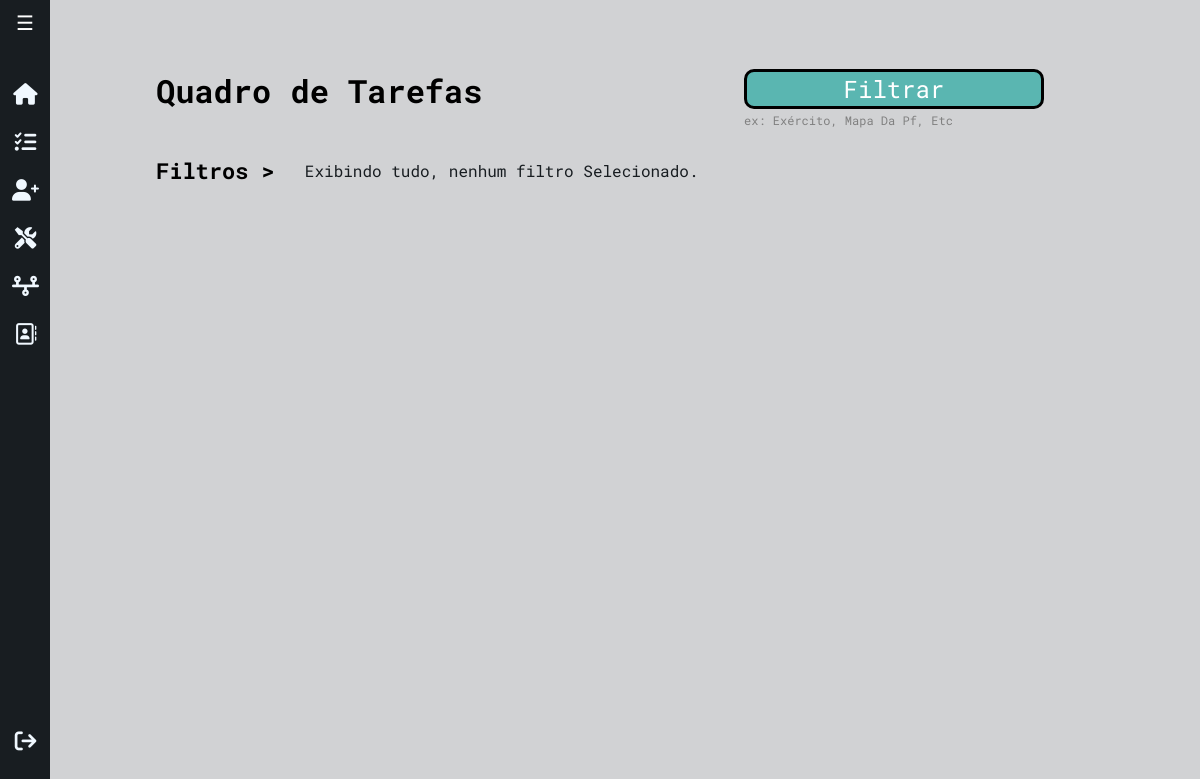
The app's page /ambielle/tarefas/ (signed in), older data.
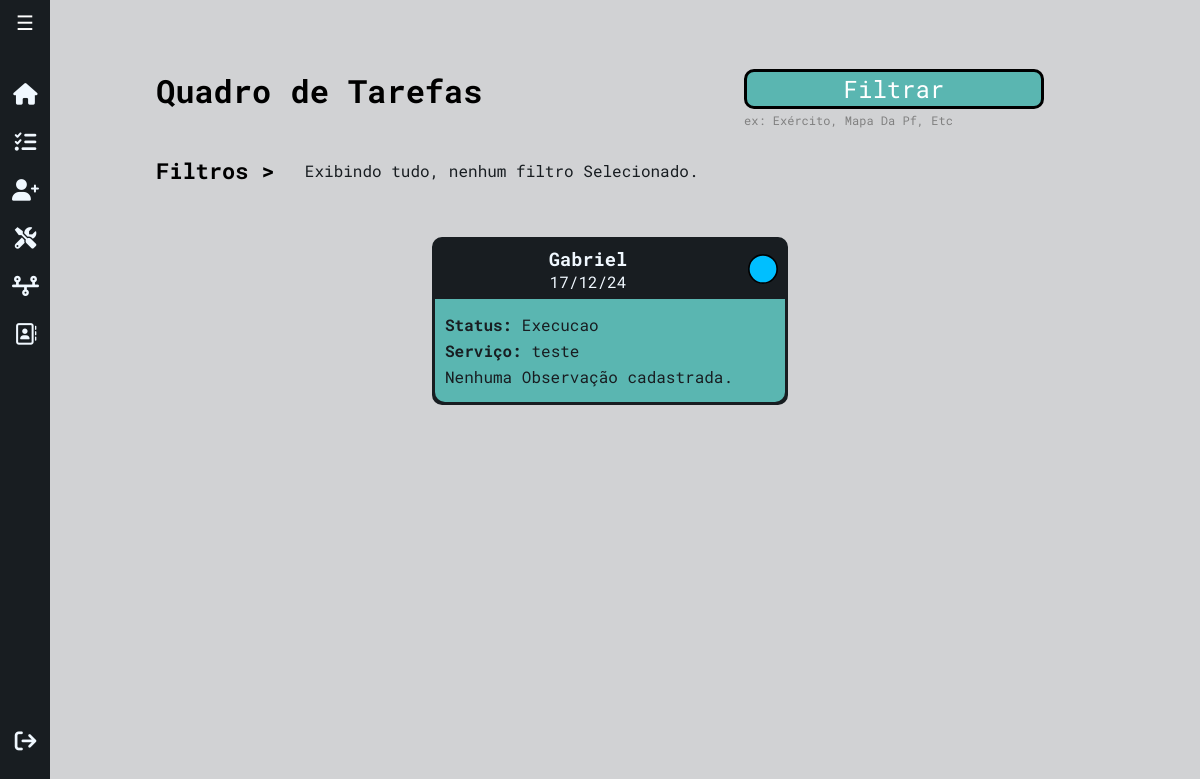
The same page, newer data.
### workflow/models.py (models this page shows, shortened)
class Tarefa(models.Model):
    STATUS_CHOICES = [
        ('Iniciado', 'Iniciado'),
        ('Coleta De Informações', 'Coleta de Informações'),
        ('Execucao', 'Execução'),
        ('Aprovação Cliente', 'Aprovação Cliente'),
        ('Concluído', 'Concluído'),
        ('Encerrado', 'Encerrado'),
    ]
    tipo_servico = models.ForeignKey(TipoServico, on_delete=models.CASCADE, related_name="tarefas")
    cliente = models.ForeignKey(Cliente, on_delete=models.CASCADE)
    status = models.CharField(max_length=50, choices=STATUS_CHOICES, default='iniciado')
    data_inicio = models.DateField(default=timezone.now)
    prazo_final = models.DateField(null=True, blank=True)
    observacoes = models.TextField(blank=True, null=True)

class Cliente(models.Model):
    nome = models.CharField(max_length=255)
    endereco = models.CharField(max_length=255)
    razao_social = models.CharField(max_length=255, blank=True, null=True)
    telefone = models.CharField(max_length=15)
    email = models.EmailField()
    contato_principal = models.CharField(max_length=255)
    contato_secundario = models.CharField(max_length=255, blank=True, null=True)
    proposta_link = models.URLField(blank=True, null=True)
    def __str__(self):
        return f"{self.nome}"

class TipoServico(models.Model):
    nome = models.CharField(max_length=50, unique=True)
    def __str__(self):
        return f"{self.nome}"

### workflow/views/getPage.py (the view)
# urls.py: path('ambielle/tarefas/', views.getTarefas, name='getTarefas'),
@login_required(login_url='workflow:login')
def getTarefas(request):
    title = 'Tarefas'
    status_selecionados = request.GET.getlist('status', [])
    tipo_servico_selecionados = request.GET.getlist('tipo_servico', [])
    data_inicial = parse_date(request.GET.get('data_inicial', ''))
    data_final = parse_date(request.GET.get('data_final', ''))
    tarefas = Tarefa.objects.all()
    query = Q()
    if status_selecionados:
        query &= Q(status__in=status_selecionados)
    if tipo_servico_selecionados:
        query &= Q(tipo_servico__id__in=tipo_servico_selecionados)
    if data_inicial and data_final:
        query &= Q(prazo_final__range=[data_inicial, data_final])
    elif data_inicial:
        query &= Q(prazo_final__gte=data_inicial)
    elif data_final:
        query &= Q(prazo_final__lte=data_final)
    tarefas = tarefas.filter(query).order_by('prazo_final')
    tipo_servico_choices = TipoServico.objects.all()
    status_choices = Tarefa.STATUS_CHOICES
    status_colors = {
        'Iniciado': '#32CD32',
        'Coleta De Informações': '#FF8C00',
        'Execucao': '#00BFFF',
        'Aprovação Cliente': '#FFD700',
        'Concluído': '#32CD32',
        'Encerrado': '#B22222',
    }
    for tarefa in tarefas:
        tarefa.status_color = status_colors.get(tarefa.status, '#000000')
    return render(request, 'workflow/getTarefas.html', {
        'title': title,
        'tarefas': tarefas,
        'status_selecionados': status_selecionados,
        'tipo_servico_selecionados': tipo_servico_selecionados,
        'status_choices': status_choices,
        'tipo_servico_choices': tipo_servico_choices,
        'data_inicial': data_inicial,
        'data_final': data_final,
    })

### workflow/templates/workflow/getTarefas.html (shortened to what this page needs)
{% extends 'global/base.html' %}
{% block content %}
<div class="tela-task">
  <div class="headerTasks">
    <h1>Quadro de Tarefas</h1>
    <div>
      <button id="openFilterModal" class="btn-filter">Filtrar</button>
      <span>ex: Exército, Mapa Da Pf, Etc</span>
    </div>
  </div>
  <div class="filters">
    <h3>Filtros > </h3>
    <div id="filtros-selecionados" class="filtros-selecionados">
      {% if not status_selecionados and not tipo_servico_selecionados and not data_inicial%}
          <p>Exibindo tudo, nenhum filtro Selecionado.</p>
      {% endif %}
    </div>
  </div>
    <div class="tasks-section">
      <div class="taskStatus">
        <div class="tasks-row">
          {% for task in tarefas %}
           <div class="task-card">
            <div class="task-header">
              <div class="task-dateCli">
                <h3>{{ task.cliente }}</h3>
                <div class="date">{{ task.prazo_final|date:'d/m/y' }}</div>
              </div>
              <div class="status">
                <svg xmlns="http://www.w3.org/2000/svg" width="30" height="30" viewBox="0 0 18 18" fill="none">
                  <circle cx="9" cy="9" r="8.5" fill="{{ task.status_color }}" stroke="black" />
                </svg>
              </div>
            </div>
            <div class="info">
              <p>
                <strong>Status:</strong> {{task.status}}
              </p>
              <p>
                <strong>Serviço:</strong> {{task.tipo_servico}}
              </p>
              {% if task.observacoes %}
                  <p>{{task.observacoes}}</p>
              {% else %}
                  <p>Nenhuma Observação cadastrada.</p>
              {% endif %}
            </div>
          </div>
        {% endfor %}
      </div>
</div>
{% endblock %}

### base_templates/global/base.html
<!DOCTYPE html>
<html lang="pt-br">
<head>
    {% include "global/partials/_head.html" %}
</head>
<body>
    {% include "global/partials/_sideBar.html" %}
    {% block content %}{% endblock content %}
</body>

### base_templates/global/partials/_head.html (shortened to what this page needs)
{% load static %}
<!DOCTYPE html>
<html lang="pt-br">
<head>
    <link rel="stylesheet" href="{% static 'global/css/main.css' %}">
    <link rel="stylesheet" href="https://cdnjs.cloudflare.com/ajax/libs/font-awesome/6.0.0-beta3/css/all.min.css">
</head>
<body>

### base_templates/global/partials/_sideBar.html (shortened to what this page needs)
{% if request.user.is_authenticated %}
    <div class="sidebar" id="sidebar">
        <button class="toggle-btn" onclick="toggleSidebar()">&#9776;</button>
        <ul>
            <li><a href=" {% url 'workflow:index' %}"><i class="fa-solid fa-house"></i></i><span class="text">Home</span></a></li>
            <li><a href=" {% url 'workflow:getTarefas' %}"><i class="fa-solid fa-list-check"></i><span class="text">Tarefas</span></a></li>
            <li><a href=" {% url 'workflow:createCliente' %}"><i class="fa-solid fa-user-plus"></i><span class="text">Cad. Clientes</span></a></li>
            <li><a href=" {% url 'workflow:createTarefa' %}"><i class="fa-solid fa-screwdriver-wrench"></i><span class="text">Cad. Serviços</span></a></li>
            <li><a href=" {% url 'workflow:getTimeLine' %}"><i class="fa-solid fa-timeline"></i><span class="text">Linha do Tempo</span></a></li>
            <li><a href=" {% url 'workflow:getCliente' %}"><i class="fa-regular fa-address-book"></i><span class="text">Lista de Clientes</span></a></li>
            <li><a href=" {% url 'workflow:logout' %}"><i class="fa-solid fa-arrow-right-from-bracket "></i><span class="text">Logout</span></a></li>
        </ul>
    </div>
{% endif %}
<div class="content">
</div>

### base_static/global/css/variables.css (style rules this page uses)
:root { @import url('https://fonts.googleapis.com/css2?family=Cabin+Condensed:wght@400;500;600;700&family=Roboto+Mono:ital,wght@0,100..700;1,100..700&display=swap'); --primary-color: #5AB6B1; --secondary-color: #181D21; --background-color: #D1D2D4; --color-alt-list: #88ddd9; --padding: 16px; --primary-font: 'Cabin Condensed', sans-serif; --secondary-font: 'Roboto Mono', sans-serif; }
body { background-color: var(--background-color); }

### base_static/global/css/forms.css (style rules this page uses)
h1 { font-family: var(--primary-font); }

### base_static/global/css/sideBar.css (style rules this page uses)
.sidebar { font-family: var(--primary-font); width: 50px; background-color: var(--secondary-color); transition: width 0.3s ease; display: flex; flex-direction: column; align-items: center; position: fixed; top: 0; left: 0; height: 100vh; z-index: 1000; }
.sidebar ul { list-style-type: none; padding: 20px 0; margin-top: 50px; }
.sidebar ul li a { display: flex; padding: 15px 20px; color: aliceblue; cursor: pointer; transition: 0.3s ease; text-decoration: none; }
.sidebar ul li:last-child { position: absolute; bottom: 35px; }
.toggle-btn { position: absolute; top: 10px; left: 10px; font-size: 20px; color: white; background: none; border: none; cursor: pointer; }
.content { margin-left: 60px; padding: 20px; transition: margin-left 0.3s ease; }
.sidebar ul li i { font-size: 18px; width: 35px; text-align: center; }

### base_static/global/css/home.css (style rules this page uses)
.status { width: 100%; height: 45px; }

### base_static/global/css/clientes.css (style rules this page uses)
th, a { text-align: center; }
th, a, i { transition: 0.3s ease; }
th, a, i:hover { transform: scale(1.2); }

### base_static/global/css/tarefas.css (style rules this page uses)
.tela-task { width: 100%; margin: 0; display: flex; align-items: center; justify-content: center; flex-direction: column; }
.headerTasks { display: flex; align-items: center; justify-content: space-between; width: 75%; }
.headerTasks h1 { justify-content: baseline; margin: 5; font-family: var(--secondary-font); }
.btn-filter { background-color: var(--primary-color); color: white; margin-top: 15px; width: 300px; border: none; cursor: pointer; border: 3px solid #000; border-radius: 10px; font-family: var(--secondary-font); font-size: 24px; }
.headerTasks span { font-family: var(--secondary-font); display: block; font-size: 12px; color: gray; margin-top: 3px; }
.tasks-section { display: flex; align-items: center; justify-content: center; flex-direction: column; gap: 8%; width: 90%; }
.tasks-row { width: 100%; display: flex; align-items: center; justify-content: center; flex-direction: row; padding: 10px; flex-wrap: wrap; }
.task-header { margin: 0; display: flex; justify-content: center; align-items: center; color: aliceblue; background-color: var(--secondary-color); }
.task-dateCli { display: flex; align-items: center; justify-content: center; flex-direction: column; width: 100%; }
.task-header h3, .task-header .date { margin: 0; }
.task-header .status { display: flex; align-items: center; justify-content: end; padding: 7px; width: 30px; }
.task-card { background-color: var(--secondary-color); color: var(--secondary-color); margin: 10px; width: 350px; border-radius: 10px; border: 3px solid var(--secondary-color); font-family: var(--secondary-font); }
.task-card .info { background-color: var(--primary-color); border-radius: 0 0 10px 10px; padding: 10px; }
.task-card .info p { margin: 5px 0; }
.filters { display: flex; width: 75%; margin-bottom: 10px; align-items: center; }
.filters h3 { margin-right: 30px; font-family: var(--secondary-font); font-size: 22px; flex-wrap: nowrap; }
.filtros-selecionados { display: flex; flex-wrap: wrap; gap: 22px; align-items: center; flex-direction: row; }
.filtros-selecionados p { font-family: var(--secondary-font); font-size: 16px; color: var(--secondary-color); }

Row changes from the older to the newer data that the page shows:
added Tarefa: cliente "Gabriel", prazo_final "17/12/24", status "Execucao", tipo_servico "teste", shows "Nenhuma Observação cadastrada."
